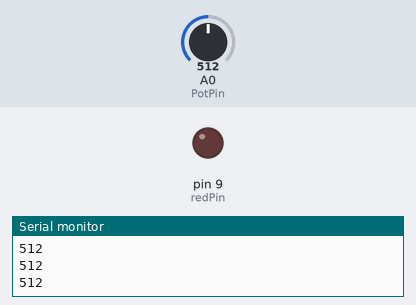
Bench run of a sketch on a simulated Arduino Uno, built with avr-gcc and run on an emulated ATmega328P. Shown: output pins drawn as LEDs (lit = HIGH), the last lines printed to the serial monitor. The inputs (shaded band) are chosen by the test bench; at power-on: A0 (PotPin) = 512.

Above: at 1.3 s.
1.4 s: A0 (PotPin) set to 993
3.2 s: A0 (PotPin) set to 1011
At 4.8 s:
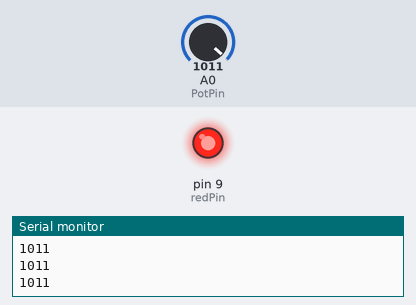
5.5 s: A0 (PotPin) set to 990
At 6.3 s:
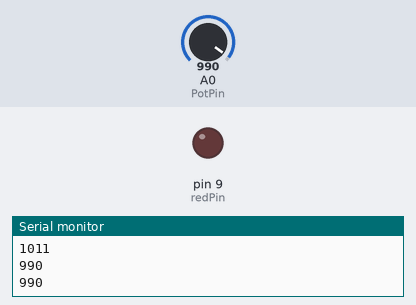
7.5 s: A0 (PotPin) set to 1010
At 9.1 s:
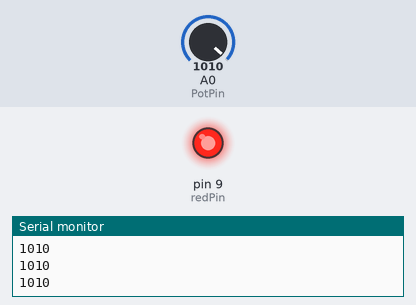
Timing chart, 0 to 10.5 s (numbered marks = the images above; inputs shaded):
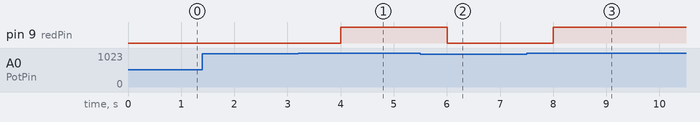

The sketch:

WhileLoops.ino
```cpp
int j;
int dt = 500;
int redPin = 9;
int PotPin = A0;
int readVal;
float LEDVal;

void setup() {
  // put your setup code here, to run once:

pinMode(redPin,OUTPUT);
pinMode(PotPin,INPUT);

Serial.begin(9600);

}

void loop() {
  // put your main code here, to run repeatedly:
//Dimmable LED
 readVal = analogRead(PotPin);
 Serial.println(readVal);
 delay(dt);


  while(readVal >1000) {
    digitalWrite(redPin,HIGH);
    readVal = analogRead(PotPin);
    Serial.println(readVal);
    delay(dt);
      }
  digitalWrite(redPin,LOW);
}
```

Measured:
- the behaviour switches between 1000 and 1001 on A0 (PotPin) (found by bisection; images 0 and 1)
- after the input at 3.2 s, pin 9 (redPin): LOW → HIGH after 0.80 s
- after the input at 5.5 s, pin 9 (redPin): HIGH → LOW after 0.50 s
- after the input at 7.5 s, pin 9 (redPin): LOW → HIGH after 0.51 s
